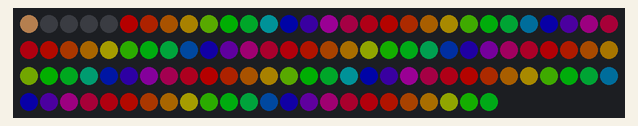
Recording of a sketch running on a simulated Arduino Uno, built with avr-gcc and run on an emulated ATmega328P. Shown: 114 RGB LEDs in strip order, left to right, continuing on the next row. Dim RGB values are drawn brighter than linear.

Above: at 3.16 s.
At 7.52 s:
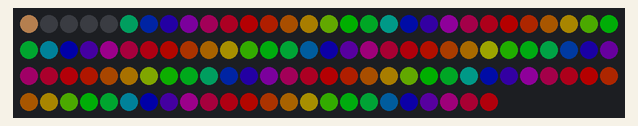
At 12.18 s:
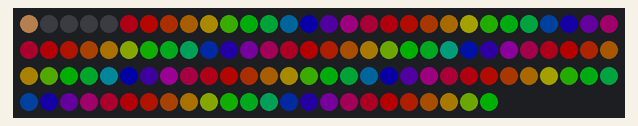
At 21.47 s:
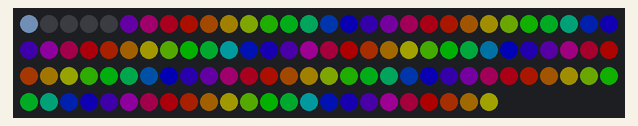
At 29.56 s:
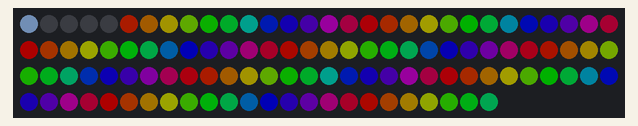
At 39.82 s:
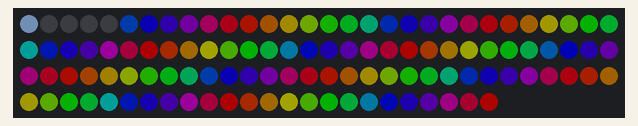

The sketch:

ColorTemperature.ino
```cpp
#include <FastLED.h>

#define LED_PIN     3

// Information about the LED strip itself
#define NUM_LEDS    114
#define BRIGHTNESS  64

#define CHIPSET     WS2812B
#define COLOR_ORDER GRB
CRGB leds[NUM_LEDS];


#define TEMPERATURE_1 Tungsten100W
#define TEMPERATURE_2 OvercastSky

// How many seconds to show each temperature before switching
#define DISPLAYTIME 20
// How many seconds to show black between switches
#define BLACKTIME   1

void loop()
{
  // draw a generic, no-name rainbow
  static uint8_t starthue = 0;
  fill_rainbow( leds + 5, NUM_LEDS - 5, --starthue, 20);

  // Choose which 'color temperature' profile to enable.
  uint8_t secs = (millis() / 1000) % (DISPLAYTIME * 2);
  if( secs < DISPLAYTIME) {
    FastLED.setTemperature( TEMPERATURE_1 ); // first temperature
    leds[0] = TEMPERATURE_1; // show indicator pixel
  } else {
    FastLED.setTemperature( TEMPERATURE_2 ); // second temperature
    leds[0] = TEMPERATURE_2; // show indicator pixel
  }

  // Black out the LEDs for a few secnds between color changes
  // to let the eyes and brains adjust
  if( (secs % DISPLAYTIME) < BLACKTIME) {
    memset8( leds, 0, NUM_LEDS * sizeof(CRGB));
  }

  FastLED.show();
  FastLED.delay(0);
}

void setup() {
  delay( 3000 ); // power-up safety delay
  // It's important to set the color correction for your LED strip here,
  // so that colors can be more accurately rendered through the 'temperature' profiles
  FastLED.addLeds<CHIPSET, LED_PIN, COLOR_ORDER>(leds, NUM_LEDS).setCorrection( TypicalSMD5050 );
  FastLED.setBrightness( BRIGHTNESS );
}
```
